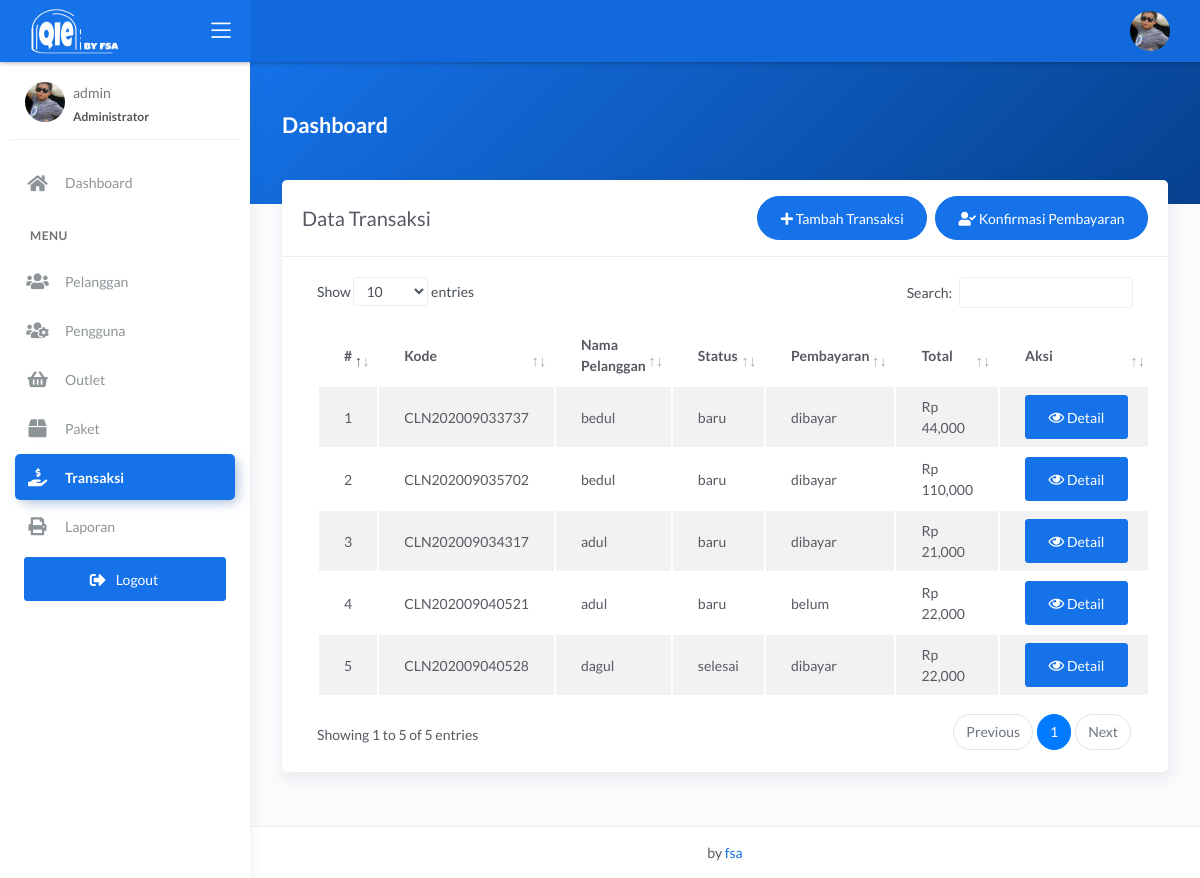
The page /admin/transaksi.php (signed in) on the database its author committed.
### tables this page shows
CREATE TABLE `transaksi` (
  `id_transaksi` int(11) NOT NULL,
  `outlet_id` int(11) DEFAULT NULL,
  `kode_invoice` varchar(228) DEFAULT NULL,
  `id_pelanggan` int(11) DEFAULT NULL,
  `tgl` datetime DEFAULT NULL,
  `batas_waktu` datetime DEFAULT NULL,
  `tgl_pembayaran` datetime DEFAULT NULL,
  `biaya_tambahan` int(11) DEFAULT NULL,
  `diskon` double DEFAULT NULL,
  `pajak` int(11) DEFAULT NULL,
  `status` enum('baru','proses','selesai','diambil') DEFAULT NULL,
  `status_bayar` enum('dibayar','belum') DEFAULT NULL,
  `id_user` int(11) DEFAULT NULL
);

CREATE TABLE `pelanggan` (
  `id_pelanggan` int(11) NOT NULL,
  `nama_pelanggan` varchar(228) NOT NULL,
  `alamat_pelanggan` text NOT NULL,
  `jenis_kelamin` enum('L','P') NOT NULL,
  `telp_pelanggan` varchar(15) NOT NULL,
  `no_ktp` varchar(30) NOT NULL
);

CREATE TABLE `detail_transaksi` (
  `id_detail` int(11) NOT NULL,
  `id_transaksi` int(11) NOT NULL,
  `id_paket` int(11) NOT NULL,
  `qty` double NOT NULL,
  `total_harga` double NOT NULL,
  `keterangan` text NOT NULL,
  `total_bayar` int(11) NOT NULL
);

### admin/transaksi.php (the view, shortened to what this page needs)
<?php
$title = 'Data Transaksi';
require 'koneksi.php';
$query = "SELECT transaksi.*, pelanggan.nama_pelanggan, detail_transaksi.total_harga FROM transaksi INNER JOIN pelanggan ON pelanggan.id_pelanggan = transaksi.id_pelanggan INNER JOIN detail_transaksi ON detail_transaksi.id_transaksi = transaksi.id_transaksi";
$data = mysqli_query($conn, $query);
require 'header.php';
?>
<div class="panel-header bg-primary-gradient">
    <div class="page-inner py-5">
        <div class="d-flex align-items-left align-items-md-center flex-column flex-md-row">
            <div>
                <h2 class="text-white pb-2 fw-bold">Dashboard</h2>
            </div>
        </div>
    </div>
</div>
<div class="page-inner mt--5">
    <diva class="row">
        <div class="col-md-12">
            <div class="card">
                <div class="card-header">
                    <div class="d-flex align-items-center">
                        <h4 class="card-title"><?= $title; ?></h4>
                        <a href="cari.php" class="btn btn-primary btn-round ml-auto mr-2">
                            <i class="fa fa-plus"></i>
                            Tambah Transaksi
                        </a>
                        <a href="konfirmasi.php" class="btn btn-primary btn-round">
                            <i class="fas fa-user-check"></i>
                            Konfirmasi Pembayaran
                        </a>
                    </div>
                </div>
                <div class="card-body">
                    <div class="table-responsive">
                        <table id="basic-datatables" class="display table table-striped table-hover">
                            <thead>
                                <tr>
                                    <th style="width: 7%">#</th>
                                    <th>Kode</th>
                                    <th>Nama Pelanggan</th>
                                    <th>Status</th>
                                    <th>Pembayaran</th>
                                    <th>Total</th>
                                    <th style="width: 5%;">Aksi</th>
                                </tr>
                            </thead>
                            <tbody>
                                <?php
                                $no = 1;
                                if (mysqli_num_rows($data) > 0) {
                                    while ($trans = mysqli_fetch_assoc($data)) {
                                ?>
                                        <tr>
                                            <td><?= $no++; ?></td>
                                            <td><?= $trans['kode_invoice']; ?></td>
                                            <td><?= $trans['nama_pelanggan']; ?></td>
                                            <td><?= $trans['status']; ?></td>
                                            <td><?= $trans['status_bayar']; ?></td>
                                            <td><?= 'Rp ' . number_format($trans['total_harga']); ?></td>
                                            <td>
                                                <div class="form-button-action">
                                                    <a href="detail.php?id=<?= $trans['id_transaksi']; ?>" type="button" data-toggle="tooltip" title="" class="btn btn-primary" data-original-title="Detail">
                                                        <i class="far fa-eye"></i> Detail
                                                    </a>
                                                </div>
                                            </td>
                                        </tr>
                                <?php }
                                }
                                ?>
                            </tbody>
                        </table>
                    </div>
                </div>
            </div>
        </div>
</div>
</div>
<?php
require 'footer.php';
?>

### rows shown on the page
transaksi: kode_invoice "CLN202009033737", id_pelanggan.nama_pelanggan "bedul", status "baru", status_bayar "dibayar", detail_transaksi.total_harga "44,000"
transaksi: kode_invoice "CLN202009035702", id_pelanggan.nama_pelanggan "bedul", status "baru", status_bayar "dibayar", detail_transaksi.total_harga "110,000"
transaksi: kode_invoice "CLN202009034317", id_pelanggan.nama_pelanggan "adul", status "baru", status_bayar "dibayar", detail_transaksi.total_harga "21,000"
transaksi: kode_invoice "CLN202009040521", id_pelanggan.nama_pelanggan "adul", status "baru", status_bayar "belum", detail_transaksi.total_harga "22,000"
transaksi: kode_invoice "CLN202009040528", id_pelanggan.nama_pelanggan "dagul", status "selesai", status_bayar "dibayar", detail_transaksi.total_harga "22,000"

### other values the page prints
$_SESSION['username'] "admin"
$title "Data Transaksi"
